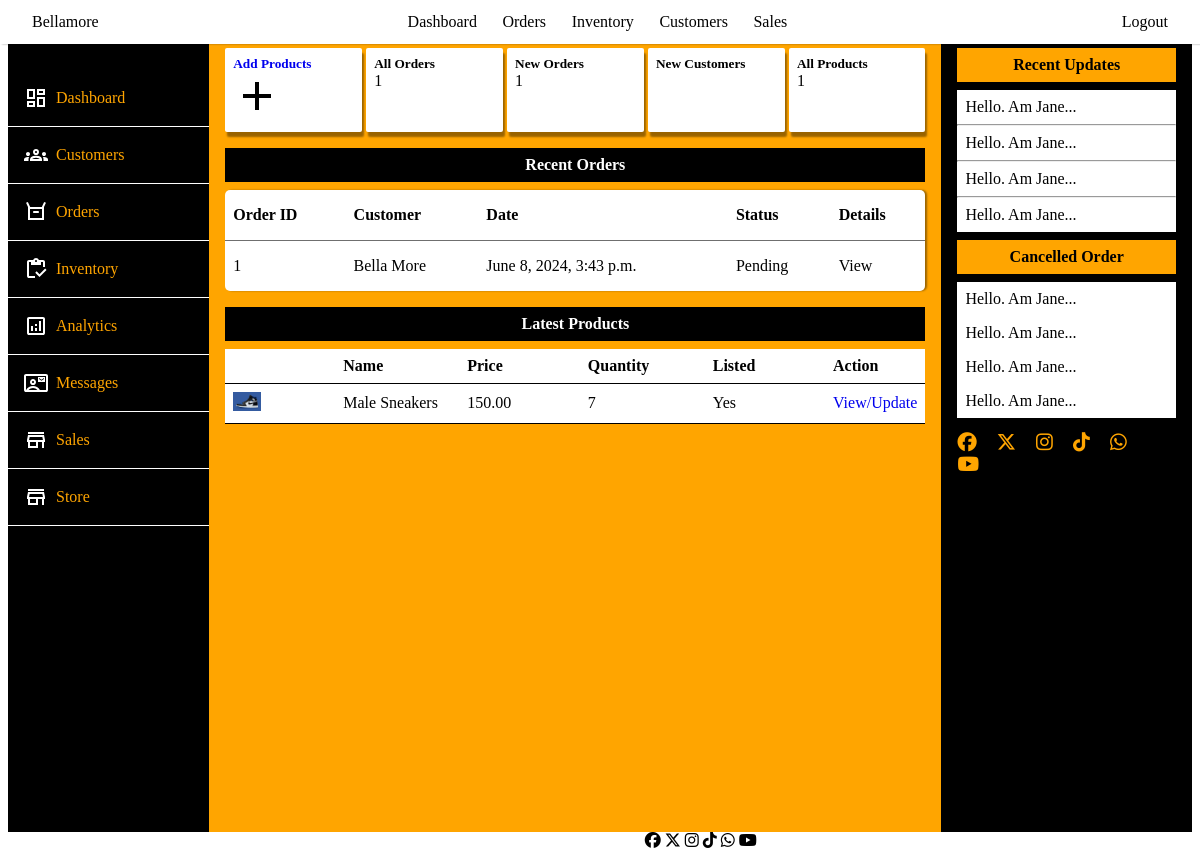
The app's page /admin_portal, older data.
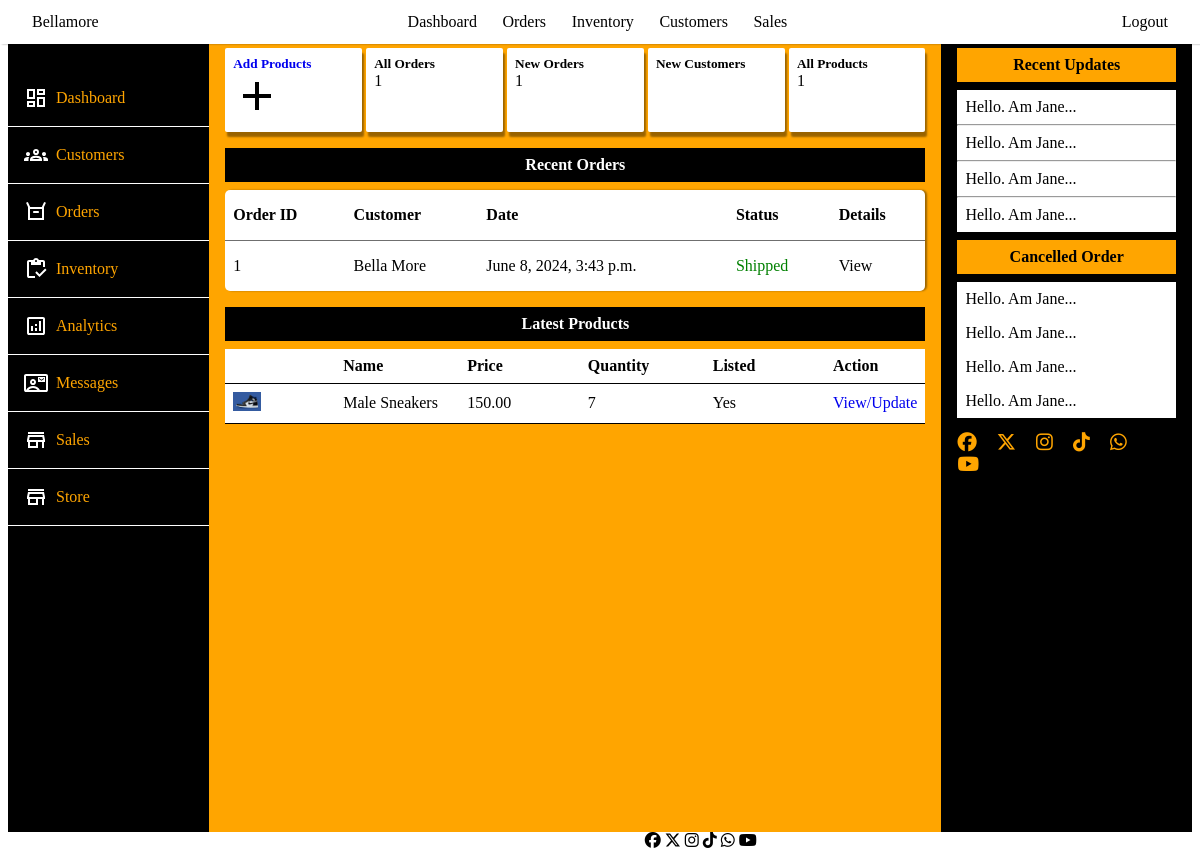
The same page, newer data.
### cart/models.py (models this page shows, shortened)
class Order(models.Model):
    user = models.ForeignKey(CustomUser, on_delete=models.CASCADE)
    full_name = models.CharField(max_length=255, null=True, blank=True)
    email = models.CharField(max_length=255)
    amount_paid = models.DecimalField(max_digits=12, decimal_places=2)
    shipping_address = models.TextField(max_length=15000)
    date_ordered = models.DateTimeField(auto_now_add=True)
    is_shipped = models.BooleanField(default=False)
    shipped_at = models.DateTimeField(null=True, blank=True)

### admin_portal/views.py (the view)
# urls.py: path('admin_portal', views.admin_portal, name='admin_portal'),
def admin_portal(request):
    products = Product.objects.all()
    latest_products = products.order_by('-created_at')[:10]
    orders = Order.objects.all()
    context = {
        'products':products,
        'latest_products': latest_products,
        'orders': orders
    }
    return render(request, 'admin_portal/admin_portal.html', context)

### cart/context_processors.py (called while the page is built)
def cart(request):
    return {'cart': Cart(request)}

### store/models.py (called while the page is built)
    @property
    def imageURL(self):
        try:
            url = self.profile_image.url
        except:
            url = ''
        return url

### admin_portal/templates/admin_portal/admin_portal.html (shortened to what the changed rows need)
{% extends 'admin_portal/base.html' %}
{% block content %}
<div class="container">
    <div class="content">
        <div class="main-content">
            <section>
            <div class="orders">
                <table>
                    <thead>
                        <tr>
                            <th>Order ID</th>
                            <th>Customer</th>
                            <th>Date</th>
                            <th>Status</th>
                            <th>Details</th>
                        </tr>
                    </thead>
                    <tbody>
                        {% for order in  orders %}
                        <tr>
                            <td>{{order.id}}</td>
                            <td>{{order.full_name}}</td>
                            <td>{{order.date_ordered}}</td>
                            {% if order.is_shipped %}
                            <td style="color: green;">Shipped</td>
                            {% else %}
                            <td>Pending</td>
                            {% endif %}
                            <td>View</td>
                        </tr>
                        {% endfor %}
                    </tbody>
                </table>
            </div>
        </section>
        <section>
            <div class="inventory">
                <table>
                    <thead>
                        <tr>
                            <th></th>
                            <th>Name</th>
                            <th>Price</th>
                            <th>Quantity</th>
                            <th>Listed</th>
                            <th>Action</th>
                        </tr>
                    </thead>
                </table>
            </div>
        </section>
        </div>
    </div>
</div>
</div>
{% endblock content %}

Row changes from the older to the newer data that the page shows:
changed Order "Bella More": is_shipped "Pending" → "Shipped"
